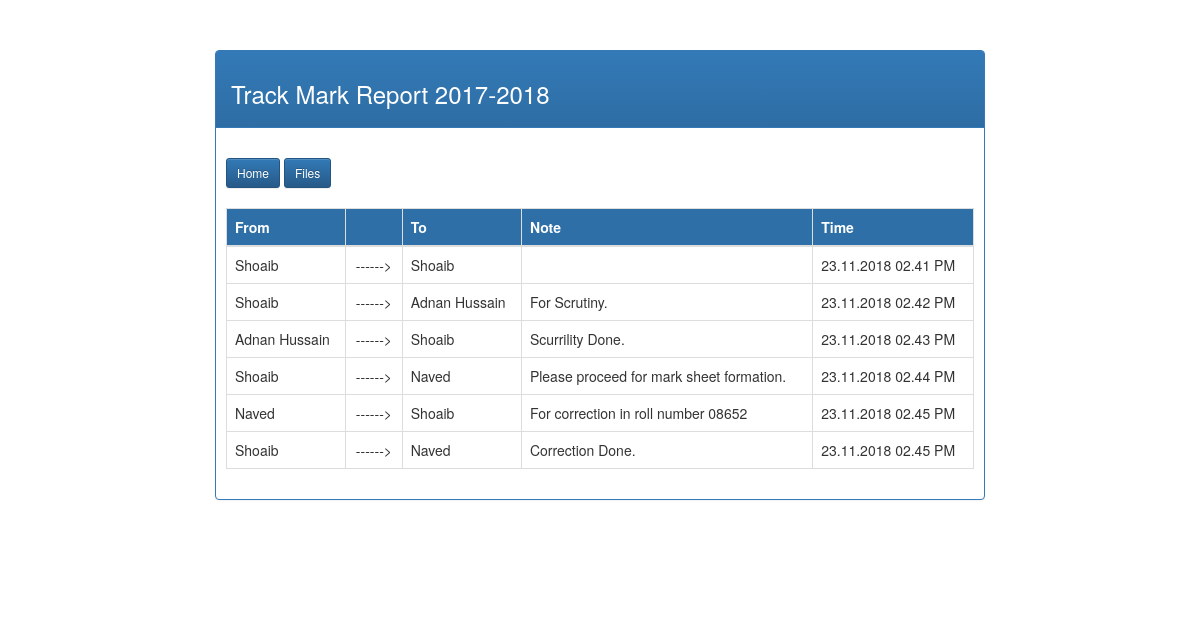
/track.php?file_id=18 (signed in), run on the app's committed database.
### tables this page shows
CREATE TABLE IF NOT EXISTS `files` (
  `id` int(255) NOT NULL AUTO_INCREMENT,
  `user_id` int(255) NOT NULL,
  `hardid` varchar(500) NOT NULL,
  `filename` varchar(500) NOT NULL,
  `attachment` varchar(500) DEFAULT NULL,
  `description` varchar(500) DEFAULT NULL,
  `created_at` timestamp NOT NULL DEFAULT CURRENT_TIMESTAMP,
  `updated_at` timestamp NOT NULL DEFAULT CURRENT_TIMESTAMP ON UPDATE CURRENT_TIMESTAMP,
  PRIMARY KEY (`id`)
);

CREATE TABLE IF NOT EXISTS `movements` (
  `id` int(255) NOT NULL AUTO_INCREMENT,
  `from_id` int(255) DEFAULT NULL,
  `file_id` int(255) DEFAULT NULL,
  `to_id` int(255) DEFAULT NULL,
  `note` varchar(500) DEFAULT NULL,
  `created_at` timestamp NOT NULL DEFAULT CURRENT_TIMESTAMP,
  `updated_at` timestamp NOT NULL DEFAULT CURRENT_TIMESTAMP ON UPDATE CURRENT_TIMESTAMP,
  PRIMARY KEY (`id`)
);

CREATE TABLE IF NOT EXISTS `users` (
  `id` int(11) NOT NULL AUTO_INCREMENT,
  `name` varchar(200) NOT NULL,
  `email` varchar(200) NOT NULL,
  `password` varchar(200) NOT NULL,
  `is_admin` tinyint(1) NOT NULL DEFAULT '0',
  PRIMARY KEY (`id`)
);

### init.php (called while the page is built, shortened)
<?php
function isPrivileged($connection, $file_id) {
    $fileQuery =  "SELECT  *  FROM `files` WHERE id = $file_id;";
    $getFileResult = mysqli_query($connection,$fileQuery );
    $fileObject = mysqli_fetch_object($getFileResult);
    return $fileObject;
}
?>

### track.php (the view, shortened to what this page needs)
<?php
require "connection/connection.php";
require "init.php";
if (!isset($_SESSION['user'])) {
    header("location: index.php");
} else {
    $fileObject = isPrivileged($connection, $_REQUEST['file_id']);
    $getQuery = "SELECT * FROM `movements` where `file_id` = '". $_REQUEST['file_id'] . "' order by created_at";
    $result = mysqli_query($connection, $getQuery);
    $filesData = mysqli_fetch_all($result);
}
?>
<!DOCTYPE html>
<html lang="en">
<head>
    <link rel="stylesheet" href="https://maxcdn.bootstrapcdn.com/bootstrap/3.3.7/css/bootstrap.min.css">
    <link rel="stylesheet" href="https://maxcdn.bootstrapcdn.com/bootstrap/3.3.7/css/bootstrap-theme.min.css">
</head>
<body>
    <div class="container" style="margin-top: 50px; width: 800px;">
        <div class="col-12">
            <div class="panel panel-primary">
                <div class="panel-heading">
                    <h3>Track <?php echo $fileObject->filename ?></h3>
                </div>
                <div style="padding: 10px;">
                    <br>
                        <a  href="index.php"><button class="btn btn-sm btn-primary">Home</button></a>
                        <a  href="files.php"><button class="btn btn-sm btn-primary">Files</button></a>
                    <br><br>
                    <table class="table table-bordered">
                      <thead class="thead-dark" style="background: #2e6fa7; color: white;">
                        <tr>
                          <th scope="col">From</th>
                          <th scope="col"></th>
                          <th scope="col">To</th>
                          <th scope="col">Note</th>
                          <th scope="col">Time</th>
                        </tr>
                      </thead>
                      <tbody>
                        <?php foreach ($filesData as $key => $file): ?>
                            <?php
                                $fromUserQuery =  "SELECT  *  FROM `users` WHERE id = $file[1];";
                                $getFromUserResult = mysqli_query($connection,$fromUserQuery );
                                $fromUserObject = mysqli_fetch_object($getFromUserResult);
                                $toUserQuery =  "SELECT  *  FROM `users` WHERE id = $file[3];";
                                $getToUserResult = mysqli_query($connection,$toUserQuery );
                                $toUserObject = mysqli_fetch_object($getToUserResult);
                             ?>
                            <tr>
                              <td><?php echo $fromUserObject->name ?></td>
                              <td style="text-align: center;">------></td>
                              <td><?php echo $toUserObject->name ?></td>
                              <td><?php echo $file[4] ?></td>
                              <td><?php echo date("d.m.Y h.i A", strtotime($file[5])) ?></td>
                            </tr>
                        <?php endforeach ?>
                      </tbody>
                    </table>
                </div>
            </div>
        </div>
    </div>
</body>

### data on the page
files: filename "Mark Report 2017-2018"
movements: users.name "Shoaib", created_at "23.11.2018 02.41 PM"
movements: users.name "Shoaib", users.name "Adnan Hussain", note "For Scrutiny.", created_at "23.11.2018 02.42 PM"
movements: users.name "Adnan Hussain", users.name "Shoaib", note "Scurrility Done.", created_at "23.11.2018 02.43 PM"
movements: users.name "Shoaib", users.name "Naved", note "Please proceed for mark sheet formation.", created_at "23.11.2018 02.44 PM"
movements: users.name "Naved", users.name "Shoaib", note "For correction in roll number 08652", created_at "23.11.2018 02.45 PM"
movements: users.name "Shoaib", users.name "Naved", note "Correction Done.", created_at "23.11.2018 02.45 PM"
